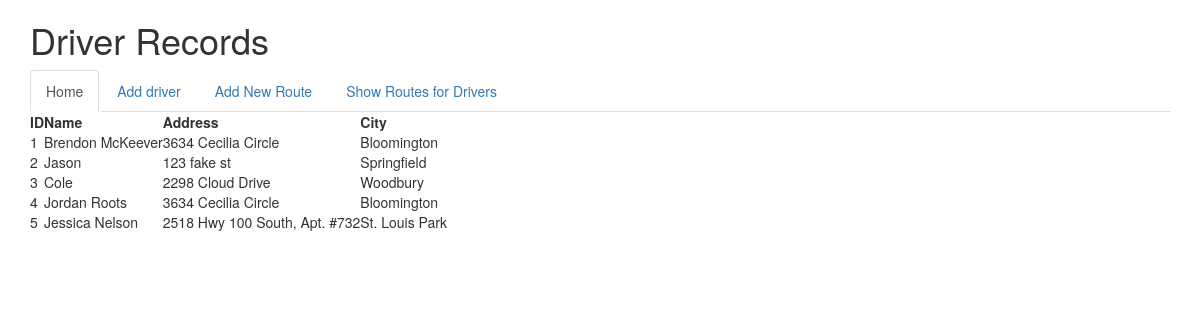
The page / on the database its author committed.
### App.py (models this page shows, shortened)
class Driver_records(db.Model):
    __tablename__ = 'driver'
    id = db.Column('DriverID', db.Integer, primary_key = True)
    name = db.Column(db.String(100))
    address = db.Column(db.String(200))
    city = db.Column(db.String(50))
    orderPickup = relationship("Order_Table_Pickup")
    orderDel = relationship("Order_Table_Del")

### App.py (the view)
@app.route('/')
def home_page():
    return render_template('home_page.html', driver_records = Driver_records.query.all())

### templates/home_page.html (shortened to what this page needs)
<!DOCTYPE html>
<html lang="en">
<head>
  <link rel="stylesheet" href="http://maxcdn.bootstrapcdn.com/bootstrap/3.3.7/css/bootstrap.min.css">
  <link rel="stylesheet" href="{{ url_for('static', filename= 'style.css') }}">
</head>
<body>
<div class="container">
  <h1>Driver Records</h1>
  <ul class="nav nav-tabs">
    <li class="active"><a href = "/">Home</a></li>
    <li><a href = "{{ url_for('new_driver') }}"> Add driver</a></li>
    <li><a href = "{{ url_for('new_order') }}"> Add New Route</a></li>
    <li><a href = "{{ url_for('display_orders') }}"> Show Routes for Drivers</a></li>
  </ul>
  <table>
    <thead>
      <tr>
        <th>ID</th>
        <th>Name</th>
        <th>Address</th>
        <th>City</th>
      </tr>
    </thead>
      {% for driver in driver_records %}
        <tr>
          <td>{{ driver.id }}</td>
          <td>{{ driver.name }}</td>
          <td>{{ driver.address }}</td>
          <td>{{ driver.city }}</td>
        </tr>
      {% endfor %}
  </table>
</div>
</body>
</html>

### static/style.css (style rules this page uses)
li.active { background-color: white; }
.container { background-color: white; }

### rows shown on the page
Driver_records: id "1", name "Brendon McKeever", address "3634 Cecilia Circle", city "Bloomington"
Driver_records: id "2", name "Jason", address "123 fake st", city "Springfield"
Driver_records: id "3", name "Cole", address "2298 Cloud Drive", city "Woodbury"
Driver_records: id "4", name "Jordan Roots", address "3634 Cecilia Circle", city "Bloomington"
Driver_records: id "5", name "Jessica Nelson", address "2518 Hwy 100 South, Apt. #732", city "St. Louis Park"
